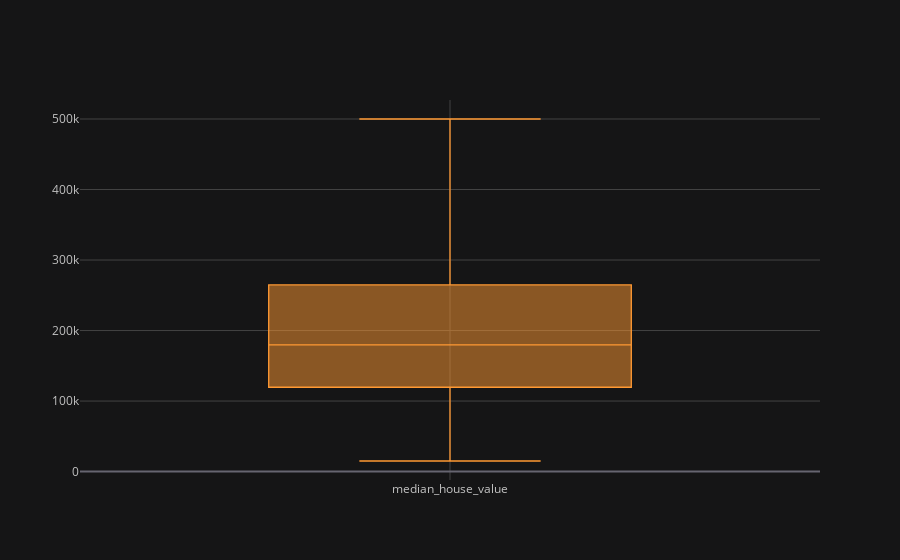

Source (notebook cell):
### Code cell
data['median_house_value'].iplot(kind='box')

### Figure 1 — Plotly figure (JSON) as saved in the notebook; plotly's stock layout.template omitted (floating-point values rounded to 4 significant figures; data arrays with more than 128 entries replaced by an {"elided": "..."} marker saying what was removed)
{"data": [{"boxpoints": false, "line": {"width": 1.3}, "marker": {"color": "rgba(255, 153, 51, 1.0)"}, "name": "median_house_value", "orientation": "v", "type": "box", "y": {"elided": "20640 int values"}}], "layout": {"legend": {"bgcolor": "#151516", "font": {"color": "#D9D9D9"}}, "paper_bgcolor": "#151516", "plot_bgcolor": "#151516", "title": {"font": {"color": "#D9D9D9"}}, "xaxis": {"gridcolor": "#434343", "showgrid": true, "tickfont": {"color": "#C2C2C2"}, "title": {"font": {"color": "#D9D9D9"}, "text": ""}, "zerolinecolor": "#666570"}, "yaxis": {"gridcolor": "#434343", "showgrid": true, "tickfont": {"color": "#C2C2C2"}, "title": {"font": {"color": "#D9D9D9"}, "text": ""}, "zerolinecolor": "#666570"}}}
